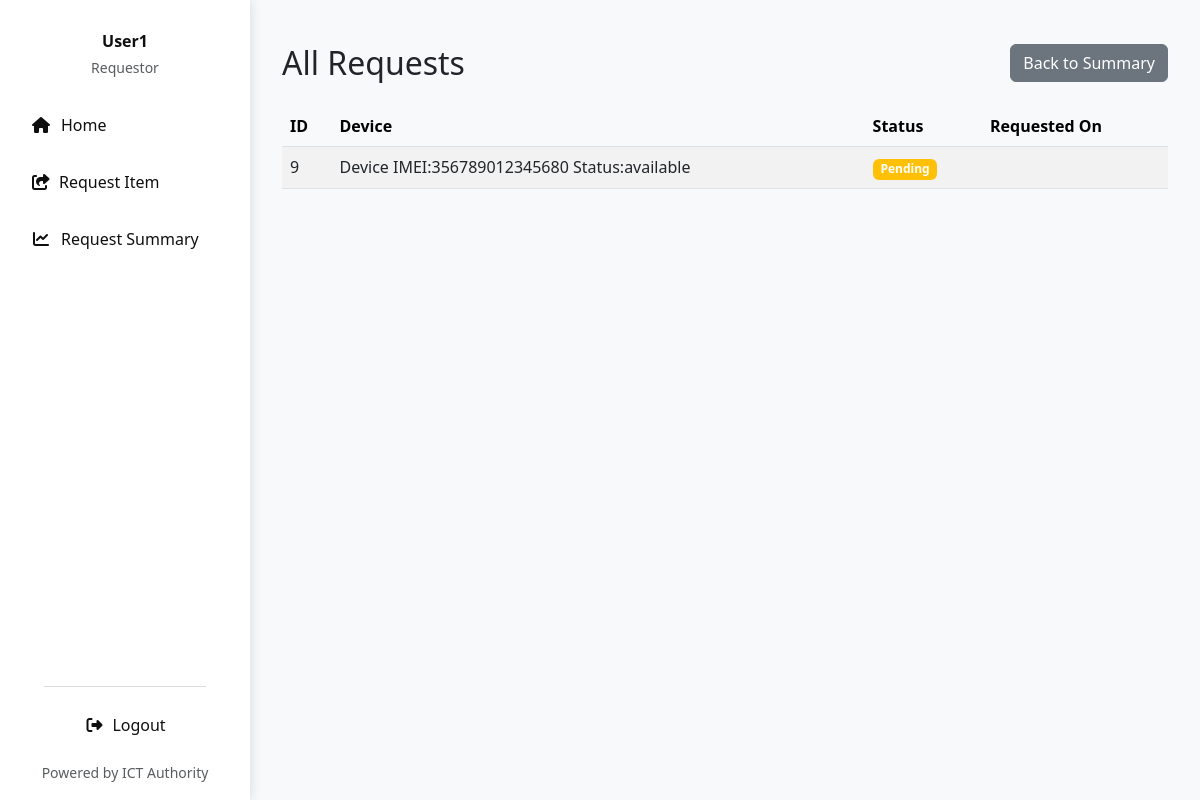
Page /requests/all/ (signed in) on the earlier database version.
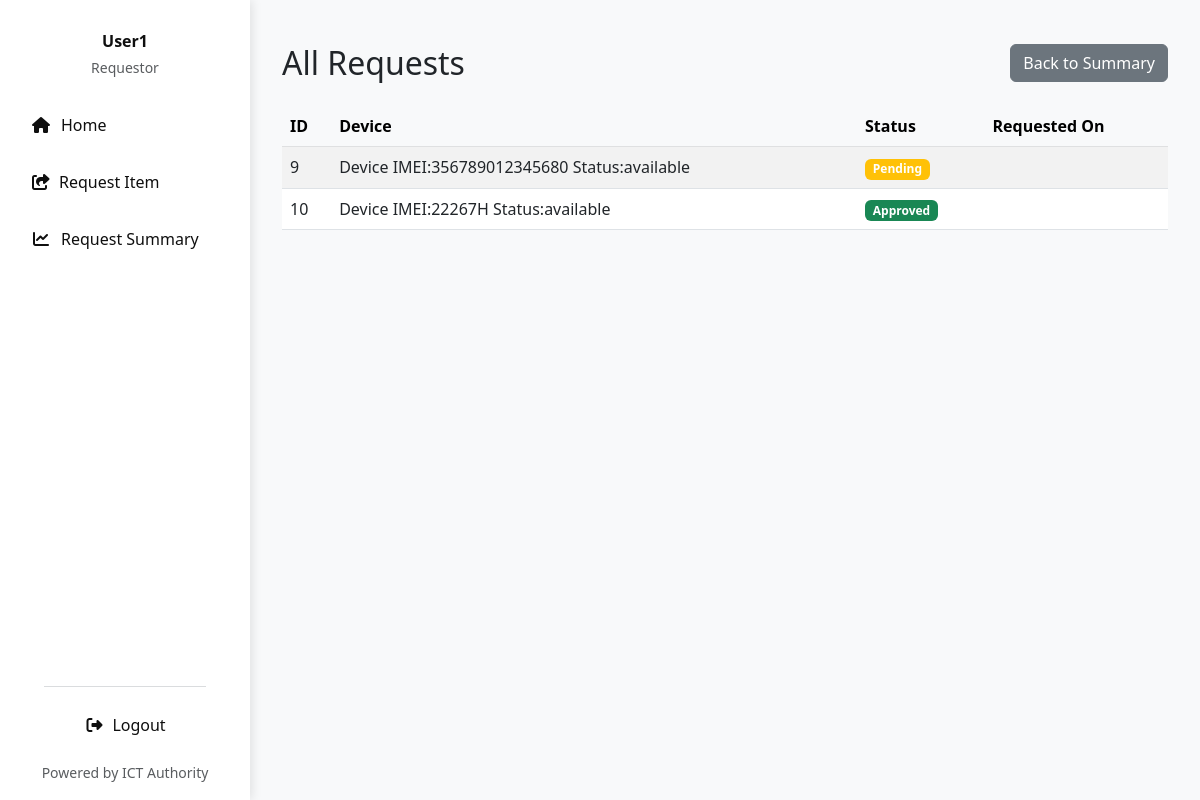
Same page on the later database version.
### invent/models.py (models this page shows, shortened)
class DeviceRequest(models.Model):
    device = models.ForeignKey(
        "Device",
        on_delete=models.CASCADE,
        related_name="requests"
    )
    requestor = models.ForeignKey(
        User,
        on_delete=models.CASCADE,
        related_name="device_requests"
    )
    client = models.ForeignKey(
        "Client",
        on_delete=models.CASCADE,
        related_name="client_requests",
        null=True,
        blank=True
    )
    quantity = models.PositiveIntegerField(default=1)
    reason = models.TextField(blank=True, null=True)
    application_date = models.DateField(default=timezone.now)
    STATUS_CHOICES = [
        ('Pending', 'Pending'),
        ('Approved', 'Approved'),
        ('Issued', 'Issued'),
        ('Rejected', 'Rejected'),
        ('Cancelled', 'Cancelled'),
        ('Partially Returned', 'Partially Returned'),
        ('Fully Returned', 'Fully Returned'),
    ]
    status = models.CharField(
        max_length=20, choices=STATUS_CHOICES, default='Pending'
    )
    date_requested = models.DateTimeField(auto_now_add=True)
    date_issued = models.DateTimeField(null=True, blank=True)
    returned_quantity = models.PositiveIntegerField(default=0)
    _original_status = None
    def __init__(self, *args, **kwargs):
        super().__init__(*args, **kwargs)
        self._original_status = self.status

class Device(models.Model):
    name = models.CharField(max_length=255, blank=True)  # Device name
    total_quantity = models.PositiveIntegerField(default=1)
    product_id = models.CharField(max_length=30)
    supplier = models.ForeignKey(
        Supplier,
        on_delete=models.SET_NULL,
        null=True,
        blank=True,
        to_field='supplier_id',
        related_name='devices'
    )
    imei_no = models.CharField(max_length=50, unique=True)
    serial_no = models.CharField(max_length=50, unique=True, null=True, blank=True)
    category = models.CharField(max_length=50)
    description = models.TextField(blank=True)
    selling_price_usd = models.DecimalField(max_digits=10, decimal_places=2, null=True, blank=True)
    selling_price_ksh = models.DecimalField(max_digits=10, decimal_places=2, null=True, blank=True)
    selling_price_tsh = models.DecimalField(max_digits=10, decimal_places=2, null=True, blank=True)
    status = models.CharField(
        max_length=20,
        choices=(
            ('available', 'Available'),
            ('issued', 'Issued'),
            ('returned', 'Returned'),
            ('faulty', 'Faulty'),
        ),
        default='available'
    )
    def __str__(self):
        return f"Device IMEI:{self.imei_no} Status:{self.status}"

### invent/views.py (the view)
# urls.py: path('requests/<str:status>/', views.request_list, name='request_list'),
@login_required
def request_list(request, status):
    user_requests = DeviceRequest.objects.filter(requestor=request.user)
    if status == "all":
        requests = user_requests
    else:
        requests = user_requests.filter(status__iexact=status)
    return render(request, 'invent/request_list.html', {
        'status': status,
        'requests': requests
    })

### invent/context_processors.py (called while the page is built)
def pending_requests_count(request):
    count = 0  # Default to 0
    if request.user.is_authenticated:
        if request.user.has_perm('invent.can_issue_device'):
            count = DeviceRequest.objects.filter(status='Pending').count()
    return {'pending_requests_count_for_sidebar': count}

### invent/templates/invent/request_list.html (shortened to what this page needs)
{% extends 'invent/base.html' %}
{% block content %}
<div class="container mt-4">
    <div class="d-flex justify-content-between align-items-center mb-4">
        <h2 class="mb-0">{{ status|title }} Requests</h2>
        <a href="{% url 'request_summary' %}" class="btn btn-secondary">Back to Summary</a>
    </div>
    {% if requests %}
        <div class="table-responsive">
            <table class="table table-striped table-hover">
                <thead class="table-light">
                    <tr>
                        <th>ID</th>
                        <th>Device</th>
                        <th>Status</th>
                        <th>Requested On</th>
                    </tr>
                </thead>
                <tbody>
                    {% for req in requests %}
                        <tr>
                            <td>{{ req.id }}</td>
                            <td>{{ req.device }}</td>
                            <td>
                                <span class="badge
                                    {% if req.status == 'Pending' %} bg-warning
                                    {% elif req.status == 'Approved' %} bg-success
                                    {% elif req.status == 'Issued' %} bg-info
                                    {% elif req.status == 'Rejected' %} bg-danger
                                    {% else %} bg-secondary {% endif %}">
                                    {{ req.status }}
                                </span>
                            </td>
                            <td>{{ req.created_at|date:"M d, Y H:i" }}</td>
                        </tr>
                    {% endfor %}
                </tbody>
            </table>
        </div>
    {% else %}
        <div class="alert alert-info">
            Nothing to show for {{ status|title }} requests.
        </div>
    {% endif %}
</div>
{% endblock %}

Differences in the rows shown:
added DeviceRequest: id "10", device "Device IMEI:22267H Status:available", status "Approved"
